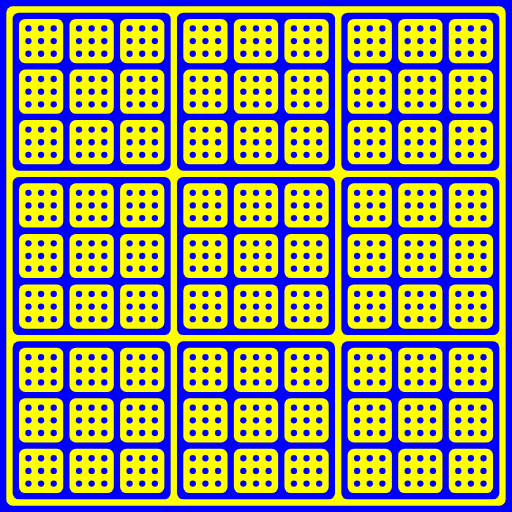
Frame 1 (no input)
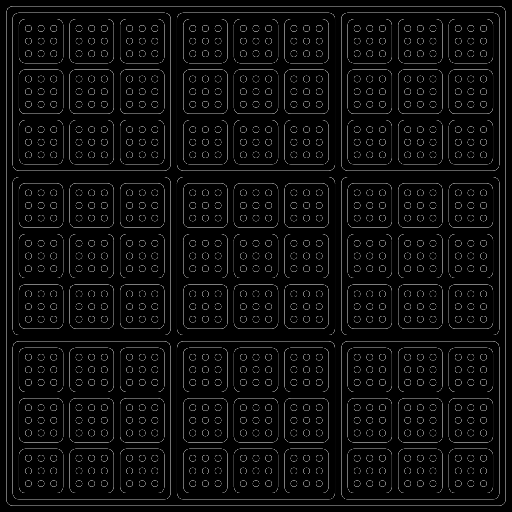
Frame 2 (the mouse pressed at the canvas centre, redrawn once)

The p5.js sketch that drew these frames (run headless with seeded random() and noise() and a simulated clock; the mouse was pressed at the canvas centre and the sketch redrawn once):

// p5.js sketch
// ── sketch.js
// By Roni Kaufman
// https://ronikaufman.github.io/

// Genuary JAN.1
// "// TRIPLE NESTED LOOP"
// https://genuary2021.github.io/

let n = 3;

function setup() {
  createCanvas(512, 512);
  noLoop();
  noStroke();
  blendMode(DIFFERENCE);
  fill(255);
}

function draw() {
  background(0, 0, 255);
  scale(width/(2*n**3 + 2*n**2 + 2*n + 3), height/(2*n**3 + 2*n**2 + 2*n + 3));
  translate(1, 1);
  square(0, 0, 2*n**3 + 2*n**2 + 2*n + 1, 1);
  for (let i = 0; i < n**2; i++) {
    push();
    translate(1 + 2*(i%n)*(n**2 + n + 1), 1 + 2*floor(i/n)*(n**2 + n + 1));
    square(0, 0, 2*n**2 + 2*n + 1, 1);
    for (let ii = 0; ii < n**2; ii++) {
      push();
      translate(1 + 2*(ii%n)*(n+1), 1 + 2*floor(ii/n)*(n+1));
      square(0, 0, 2*n+1, 1);
      for (let iii = 0; iii < n**2; iii++) {
        push();
        translate(1 + (iii%n)*2, 1 + floor(iii/n)*2);
        square(0, 0, 1, 1);
        pop();
      }
      pop();
    }
    pop();
  }
}
